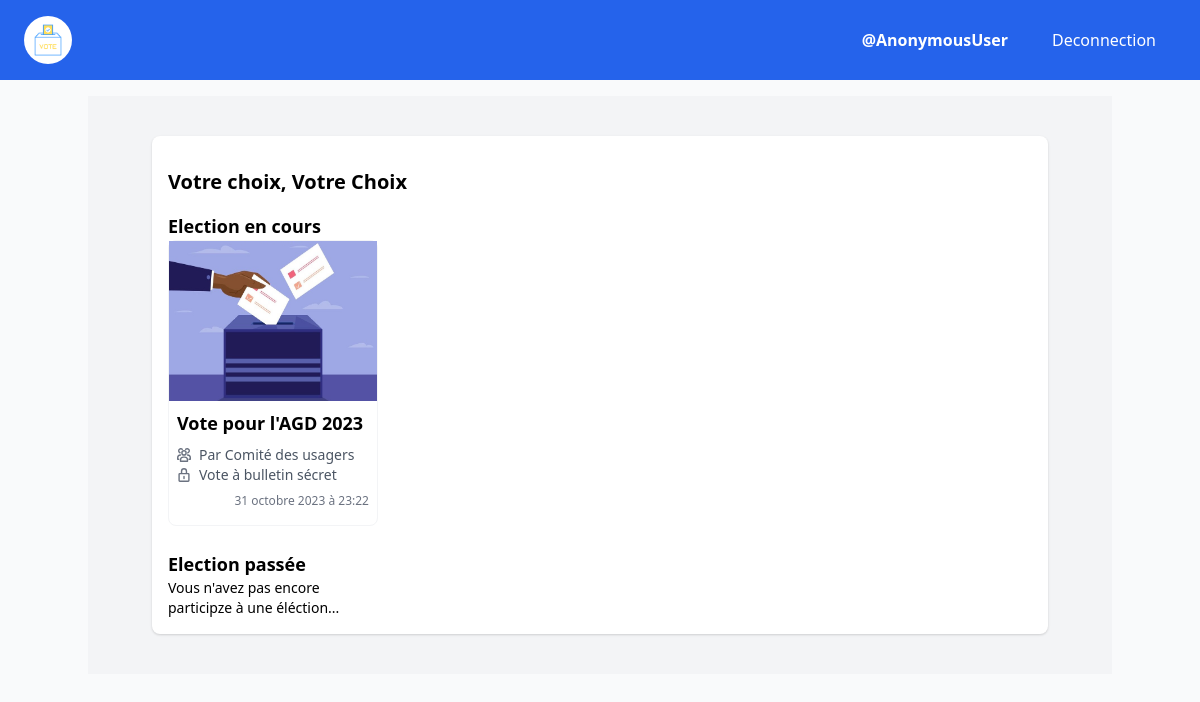
The app's page /electeur, older data.
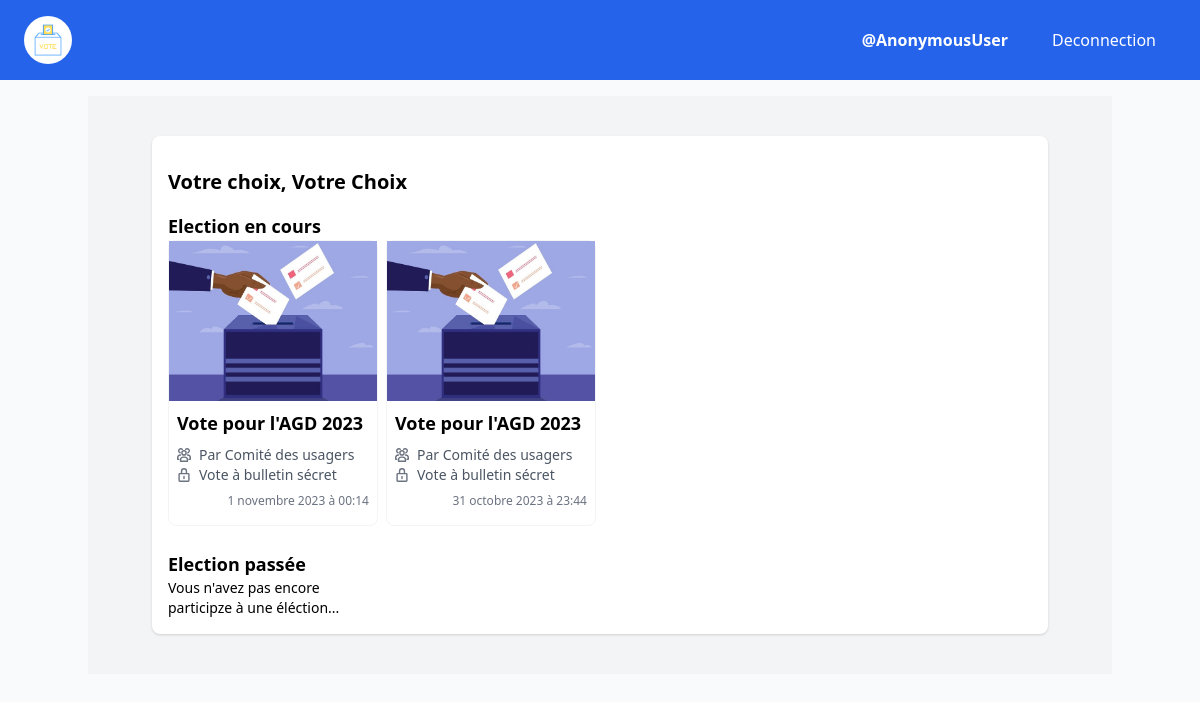
The same page, newer data.
### vote/models.py (models this page shows)
class Election(models.Model):
    class SystemeVote(models.TextChoices):
        VOTE_A_BULLETIN_SECRET = 'Vote à bulletin sécret'
        VOTE_NON_ANONYME = 'Vote non anonyme'
    class Type(models.TextChoices):
        SCRUTIN_DE_LISTE = 'Scrutin de liste'
        VOTE_SIMPLE = 'Vote simple'
    user = models.ForeignKey(User, on_delete=CASCADE)
    titre = models.CharField(max_length=100)
    groupe = models.CharField(max_length=100)
    systeme_de_vote = models.CharField(choices=SystemeVote.choices, default='Vote à bulletin sécret',max_length=100)
    type = models.CharField(choices=Type.choices, default='Scrutin de liste', max_length=20)
    debut_election = models.DateTimeField()
    fin_election = models.DateTimeField()
    published = models.BooleanField(default=False)
    resultat = models.BooleanField(default=False)
    electeur = models.ManyToManyField(Electeur, blank=True)
    date = models.DateTimeField(auto_now=True)

### vote/views.py (the view)
# urls.py: path('electeur', page_electeur, name='page_electeur'),
def page_electeur(request):
    elections = Election.objects.filter(published=True, resultat=False )
    elections_passe = Election.objects.filter(published=True, resultat=True )
    return render(request, 'page_electeur.html', {'elections':elections, 'elections_passe':elections_passe})

### vote/templates/page_electeur.html (shortened to what this page needs)
{% include "electeur/header.html" %}
{% load static %}
<div class="max-w-4xl mx-auto my-4 mx-2 rounded-lg bg-white p-4 shadow my-6">
    <h1 class="text-xl font-bold my-4">Votre choix, Votre Choix</h1>
    <div>
        <h3 class="text-lg font-semibold">Election en cours</h3>
        <div class="grid md:grid-cols-4 gap-2">
        {% for e in elections reversed %}
            <div class="bg-white rounded-lg border border-gray-100 flex flex-col">
                <img src="{% static 'image-scrutin.jpg' %}" class="h-40" />
                <div class="p-2 text-sm">
                    <h6 class="font-semibold text-lg"><a href="{% if e.type == "Scrutin de liste" %}{% url 'page_vote' e.id %}{% else %}{% url 'page_vote_simple' e.id %}{% endif %}">{{e.titre}}</a></h6>
                    <p class="flex flex-row space-x-2 items-center mt-2">
                        <span>
                        </span>
                        <span class="text-gray-600">Par {{e.groupe}}</span>
                        </p>
                        <p class="flex flex-row space-x-2 items-center">
                        <span >
                        </span>
                        <span class="text-gray-600">{{e.systeme_de_vote}}</span>
                    </p>
                    <p class="text-right text-xs text-gray-500 my-2">{{e.date|date}} à {{e.date|time}}</p>
                </div>
            </div>
            {% empty %}
                <p class="text-sm">Aucune éléction en cours...</p>
            {% endfor %}
        </div>
        <h3 class="text-lg font-semibold mt-6">Election passée</h3>
        <div class="grid md:grid-cols-4 gap-2">
        {% for e in elections_passe reversed %}
            <div class="bg-white rounded-lg border border-gray-100 flex flex-col">
                <img src="{% static 'image-scrutin.jpg' %}" class="h-40" />
                <div class="p-2 text-sm">
                    <h6 class="font-semibold text-lg"><a href="{% url 'page_vote' e.id %}">{{e.titre}}</a></h6>
                    <p class="flex flex-row space-x-2 items-center mt-2">
                        <span>
                            <svg class="w-3.5 h-3.5 text-gray-500 dark:text-white" aria-hidden="true" xmlns="http://www.w3.org/2000/svg" fill="none" viewBox="0 0 20 20">
                                <path stroke="currentColor" stroke-linecap="round" stroke-linejoin="round" stroke-width="2" d="M4.333 6.764a3 3 0 1 1 3.141-5.023M2.5 16H1v-2a4 4 0 0 1 4-4m7.379-8.121a3 3 0 1 1 2.976 5M15 10a4 4 0 0 1 4 4v2h-1.761M13 7a3 3 0 1 1-6 0 3 3 0 0 1 6 0Zm-4 6h2a4 4 0 0 1 4 4v2H5v-2a4 4 0 0 1 4-4Z"/>
                              </svg>
                        </span>
                        <span class="text-gray-600">Par {{e.groupe}}</span>
                        </p>
                        <p class="flex flex-row space-x-2 items-center">
                        <span >
                            {% if e.systeme_de_vote == "Vote non anonyme"%}
                            <svg class="w-3.5 h-3.5 text-gray-500 dark:text-white" aria-hidden="true" xmlns="http://www.w3.org/2000/svg" fill="none" viewBox="0 0 20 18">
                                <path stroke="currentColor" stroke-linecap="round" stroke-linejoin="round" stroke-width="2" d="M10 16.5c0-1-8-2.7-9-2V1.8c1-1 9 .707 9 1.706M10 16.5V3.506M10 16.5c0-1 8-2.7 9-2V1.8c-1-1-9 .707-9 1.706"/>
                            </svg>
                            {% else %}
                            <svg class="w-3.5 h-3.5 text-gray-500 dark:text-white" aria-hidden="true" xmlns="http://www.w3.org/2000/svg" fill="none" viewBox="0 0 16 20">
                                <path stroke="currentColor" stroke-linecap="round" stroke-linejoin="round" stroke-width="2" d="M11.5 8V4.5a3.5 3.5 0 1 0-7 0V8M8 12v3M2 8h12a1 1 0 0 1 1 1v9a1 1 0 0 1-1 1H2a1 1 0 0 1-1-1V9a1 1 0 0 1 1-1Z"/>
                              </svg>
                            {% endif %}
                        </span>
                        <span class="text-gray-600">{{e.systeme_de_vote}}</span>
                    </p>
                    <p class="text-right text-xs text-gray-500 my-2">{{e.date|date}} à {{e.date|time}}</p>
                </div>
            </div>
            {% empty %}
                <p class="text-sm">Vous n'avez pas encore participze à une éléction...</p>
            {% endfor %}
        </div>
    </div>
</div>
{% include "electeur/footer.html" %}

### vote/templates/electeur/header.html (shortened to what this page needs)
<!DOCTYPE html>
<html lang="en">
{% load static %}
<head>
        <link rel="stylesheet" href="https://unpkg.com/tailwindcss@2.2.19/dist/tailwind.min.css"/>
	<link href="https://afeld.github.io/emoji-css/emoji.css" rel="stylesheet">
</head>
<body class="bg-gray-50 font-sans leading-normal tracking-normal">
	<nav class="flex items-center justify-between flex-wrap bg-blue-600 p-4 fixed w-full z-10 top-0">
		<div class="flex items-center flex-shrink-0 text-white mr-6">
			<a class="text-white no-underline hover:text-white hover:no-underline" href="#">
				<span class="text-2xl pl-2 flex items-center">
					<a href="{% url 'page_electeur' %}">
						<img src="{% static 'logo2.png' %}" class="w-12 h-12 rounded-full mr-2 ">
					</a>
				</span>
			</a>
		</div>
		<div class="w-full flex-grow lg:flex lg:items-center lg:w-auto hidden lg:block pt-6 lg:pt-0" id="nav-content">
			<ul class="list-reset lg:flex justify-end flex-1 items-center">
				<li class="mr-3 py-2 px-4 text-white font-semibold">
					@{{request.user}}
				</li>
				<li class="mr-3">
					<a class="inline-block py-2 px-4 text-white no-underline" href="{% url 'logout' %}">Deconnection</a>
				</li>
			</ul>
		</div>
	</nav>
	<div class="container mx-auto bg-gray-100 mt-24 md:mt-18 py-4 px-2">

### vote/templates/electeur/footer.html (shortened to what this page needs)
	</div>
</body>
</html>

Row changes from the older to the newer data that the page shows:
added Election: titre "Vote pour l'AGD 2023", groupe "Comité des usagers", systeme_de_vote "Vote à bulletin sécret", date "1 novembre 2023", date "00:14"
changed Election "31 octobre 2023": date "23:22" → "23:44"
